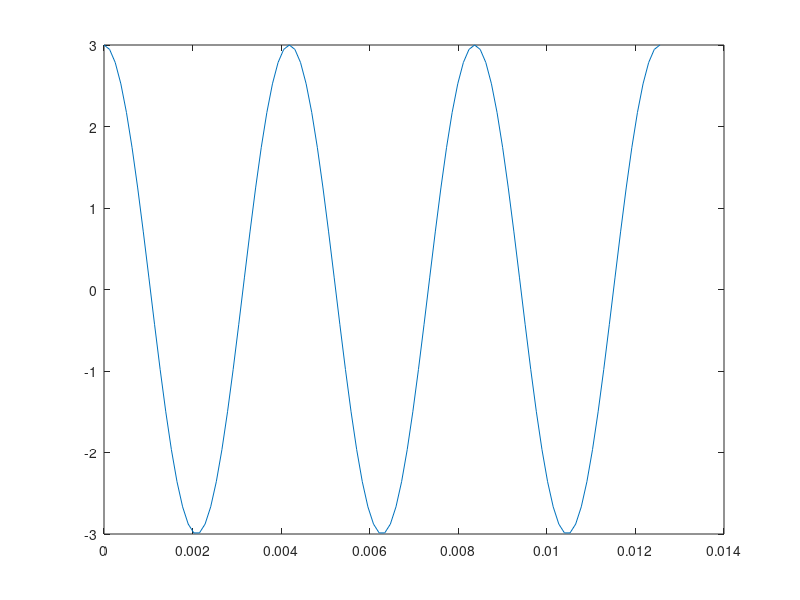
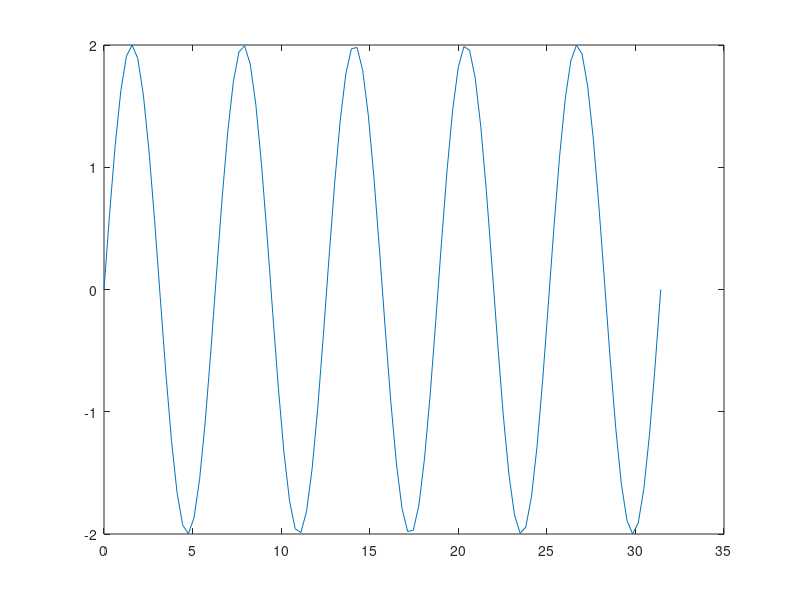
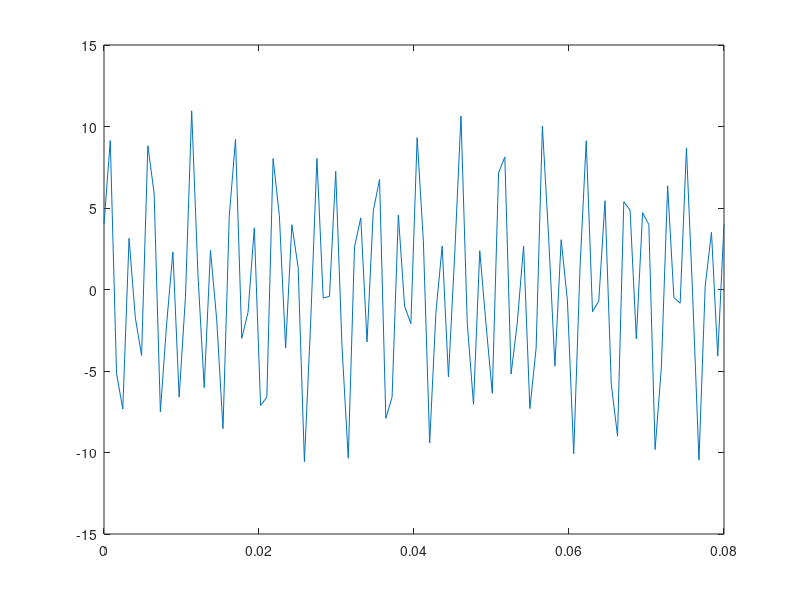
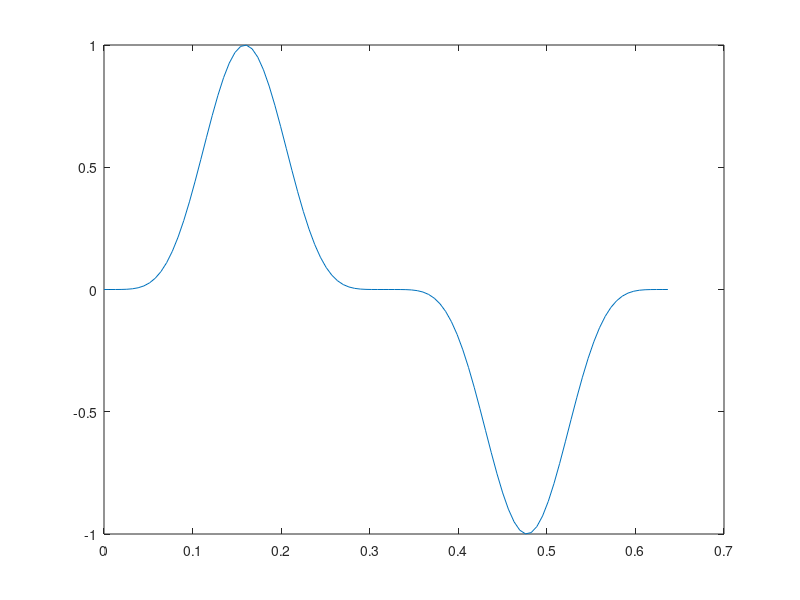

The MATLAB script that drew these images, in order: (Note: this script raises an error after producing the figures.)
clear all;
close all;

%% 1a)
F=239;
T=1/F;
t=linspace(0,3*T);
x=@(t) 3*cos(2*pi*F*t);
figure(1);
plot(t, x(t))

%% 1b)
F=7/44;
T=1/F;
t=linspace(0,5*T);
x=@(t) 2*sin(2*pi*F*t);
figure(2);
plot(t, x(t))

%% 1c)
Tp=1/25;
t=linspace(0,2*Tp);
x=4*cos(2*pi*175*t)+7*sin(2*pi*375*t);
figure(3);
plot(t, x);

%% 2a)

%% 2b)

%% 2c)
F=1/2*pi;
T=1/F;
t=linspace(0,T,100);
x=@(t) power(sin(2*pi*F*t),5);
figure(4);
plot(t, x(t))

X=fftshift(fft(x(t)),100);
figure(5);
stem(t, abs(X));

figure(6);
stem(t, X);

%% 3a)

%% 3b)

%% 3c)

%% 4a)

%% 4b)
t=27:0.01:30;
x=exp(3*abs(t));
figure(7);
plot(t,x);

X=fftshift(fft(x),50);
figure(5);
stem(t, abs(X));

figure(6);
stem(t, X);

%% 5a)
fun = @(x) sin(x)./x;
%fun = @(x) exp(-x.^2).*log(x).^2;
q = integral(fun,0-Inf,Inf);



